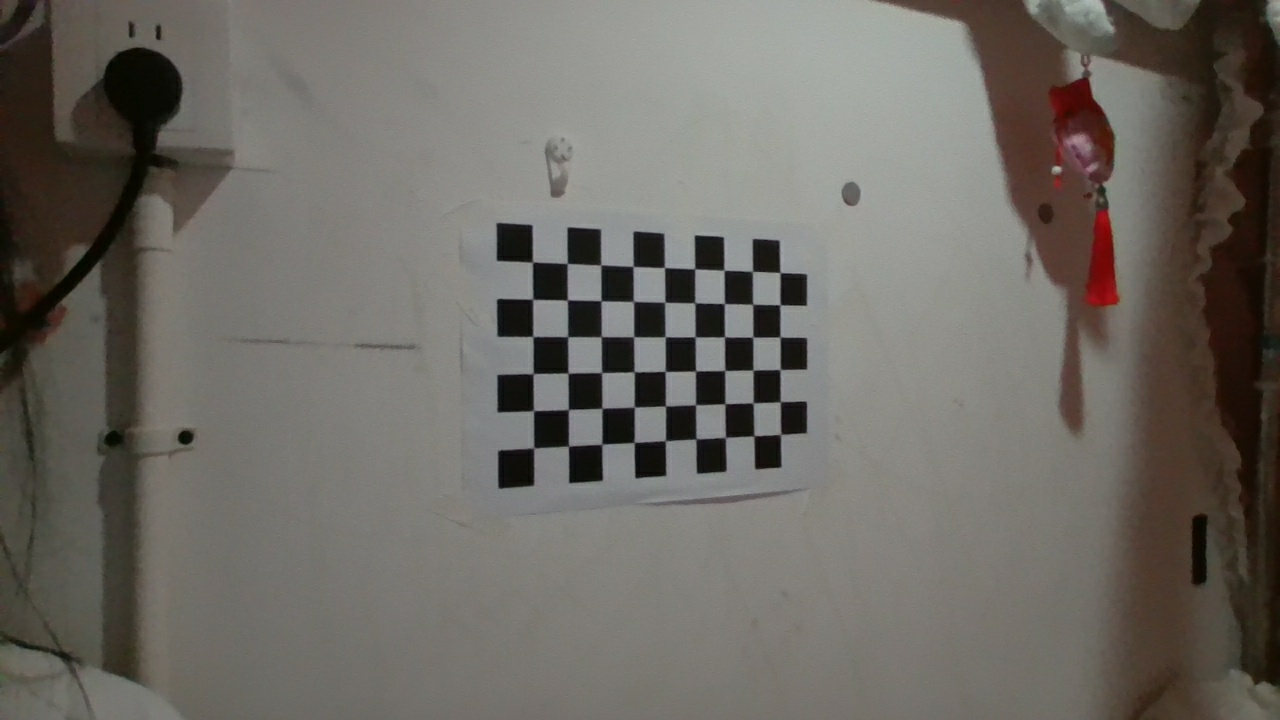
#> input picture solvepnp_pose/calibration_images/img_0.jpg, 1280 x 720 px; its folder holds only this picture in this run
$ python '一键标定计算内参.py'
#> lines starting #> are read from the running program, lines starting #| are printed output that depends on the picture; after the words box and inside, x2 and y2 are one past the last pixel; in counts of white or black regions, pixels touching at a corner belong together
import cv2
import numpy as np
import glob

# ==========================================
# ⚠️ 必须修改的参数 ⚠️
# ==========================================
# 1. 棋盘格的【内角点】数量。
# 比如你的棋盘格有 10 个方块宽，7 个方块高，那么内角点就是 (9, 6)
CHECKERBOARD = (9, 6)

# 2. 你刚才拿尺子量出来的一个黑色小方块的边长，单位：毫米 (mm)
SQUARE_SIZE = 25.0  # <--- 改成你的实际测量值！
# ==========================================

# 寻找亚像素角点的迭代终止条件
criteria = (cv2.TERM_CRITERIA_EPS + cv2.TERM_CRITERIA_MAX_ITER, 30, 0.001)

# 准备 3D 真实世界坐标点，如 (0,0,0), (25,0,0), (50,0,0) ...
objp = np.zeros((CHECKERBOARD[0] * CHECKERBOARD[1], 3), np.float32)
objp[:, :2] = np.mgrid[0:CHECKERBOARD[0], 0:CHECKERBOARD[1]].T.reshape(-1, 2)
objp = objp * SQUARE_SIZE

# 用来存储所有图片的 3D 坐标和 2D 坐标
objpoints = []  # 真实世界中的 3D 点
imgpoints = []  # 图像平面中的 2D 像素点

# 读取刚刚拍的所有照片
images = glob.glob('calibration_images/*.jpg')

if not images:
    print("❌ 没有找到照片，请先运行 capture_images.py 拍照！")
    exit()

print(f"正在分析 {len(images)} 张照片，请稍候...")

for fname in images:
    img = cv2.imread(fname)
#> img is the input picture: shape (720, 1280, 3); mean B, G, R 99.5, 105.6, 109.3
    gray = cv2.cvtColor(img, cv2.COLOR_BGR2GRAY)

    # 寻找棋盘格角点
    ret, corners = cv2.findChessboardCorners(gray, CHECKERBOARD, None)
#> ret = True; corners = 54 rows, first 8: [532.4, 262.3], [567.2, 263.3], [601, 264.8], [632.8, 266.1], [664.6, 267.4], [694.6, 268.8], [724.1, 270.1], [752.4, 271.1]

    # 如果找到了，就添加到数组里
    if ret:
        objpoints.append(objp)
        # 亚像素级优化，让坐标更精准
        corners2 = cv2.cornerSubPix(gray, corners, (11, 11), (-1, -1), criteria)
#> corners2 = 54 rows, first 8: [532.5, 262], [567.2, 263.5], [600.8, 264.8], [633.1, 266.4], [664.5, 267.5], [694.7, 268.9], [723.9, 270.2], [752.5, 271.4]
        imgpoints.append(corners2)

        # 可视化展示找点过程（可以注释掉）
        cv2.drawChessboardCorners(img, CHECKERBOARD, corners2, ret)
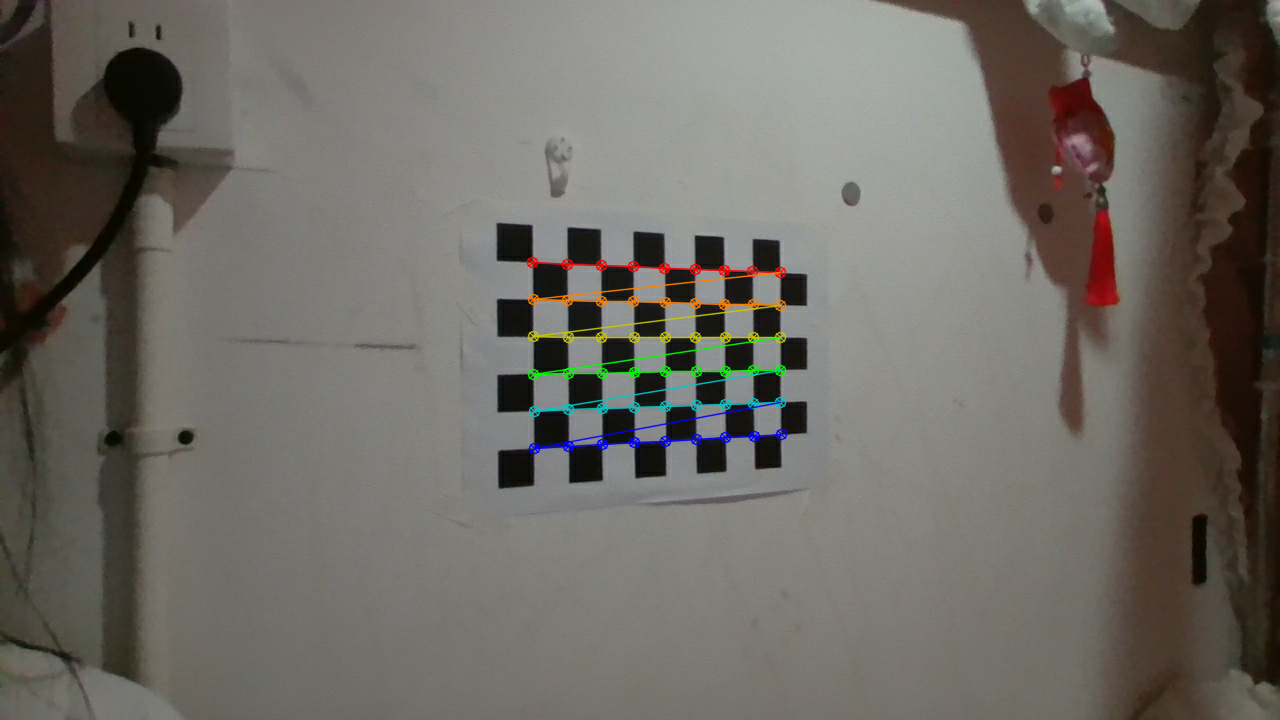
#> img: shape (720, 1280, 3); 1.33% of pixels changed, all inside (x1, y1, x2, y2) = (526, 256, 788, 455)
        cv2.imshow('Finding Corners...', img)
        cv2.waitKey(100)

cv2.destroyAllWindows()

if len(objpoints) < 5:
    print("❌ 有效照片太少，请确保照片里的棋盘格清晰完整，且内角点数量设置正确！")
    exit()
#> (the program exits here)

$ run again, on solvepnp_pose/calibration_images/img_12.jpg
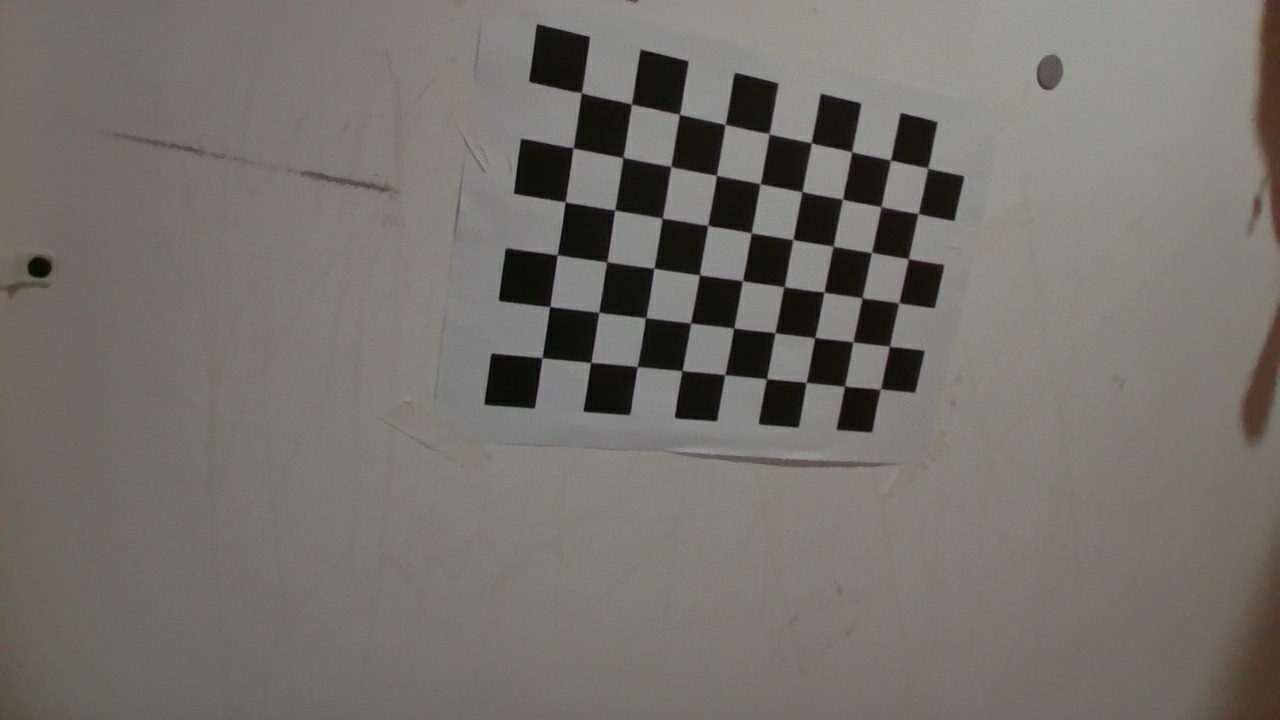
#> input picture solvepnp_pose/calibration_images/img_12.jpg, 1280 x 720 px
#> img is the input picture: shape (720, 1280, 3); mean B, G, R 107.3, 113.1, 116.8
#> ret = True; corners = 54 rows, first 8: [580.5, 93.65], [632.2, 105.6], [679.8, 114.1], [724.3, 123.8], [768.8, 133.9], [810.1, 142], [851.4, 151.9], [891.1, 160.6]
#> corners2 = 54 rows, first 8: [581.4, 92.74], [631.5, 104.1], [679.5, 114.4], [725.1, 124.4], [769.2, 133.7], [811.3, 142.8], [851.7, 151.7], [890.6, 160.2]
#> `cv2.drawChessboardCorners(img, CHECKERBOARD, corners2, ret)`:
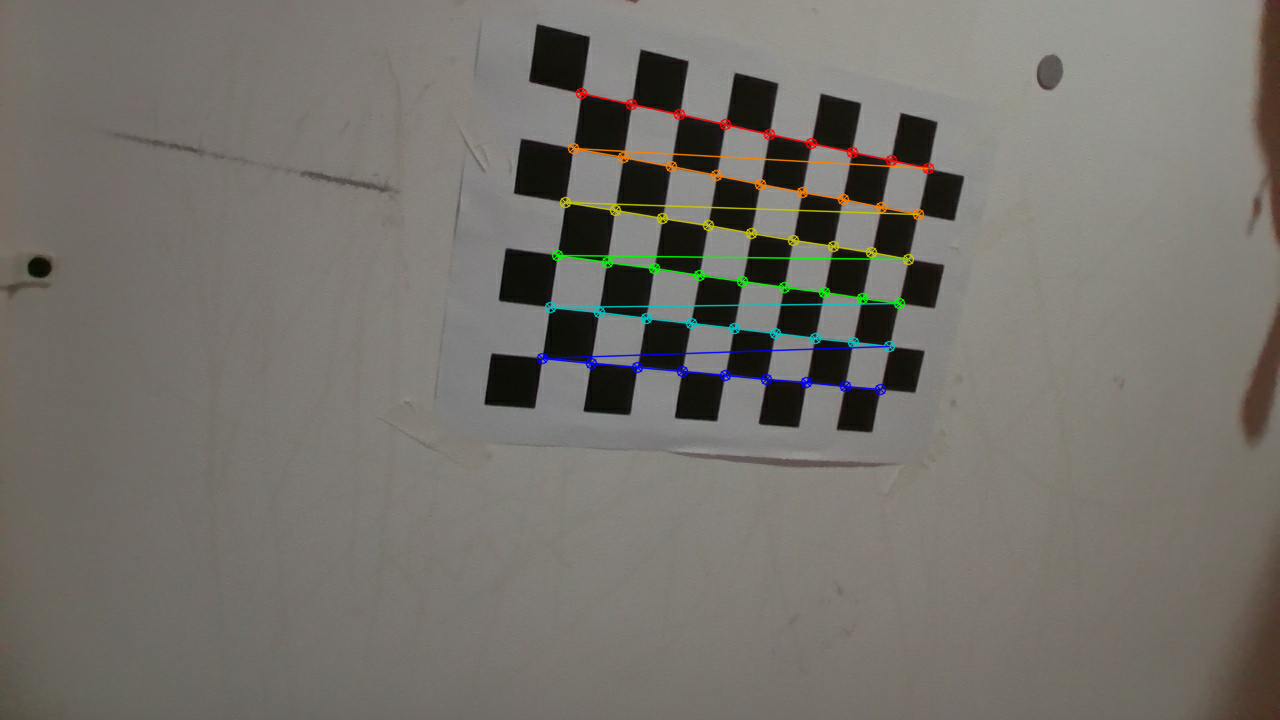
#> img: shape (720, 1280, 3); 1.7% of pixels changed, all inside (x1, y1, x2, y2) = (536, 87, 935, 396)

$ run again, on solvepnp_pose/calibration_images/img_13.jpg
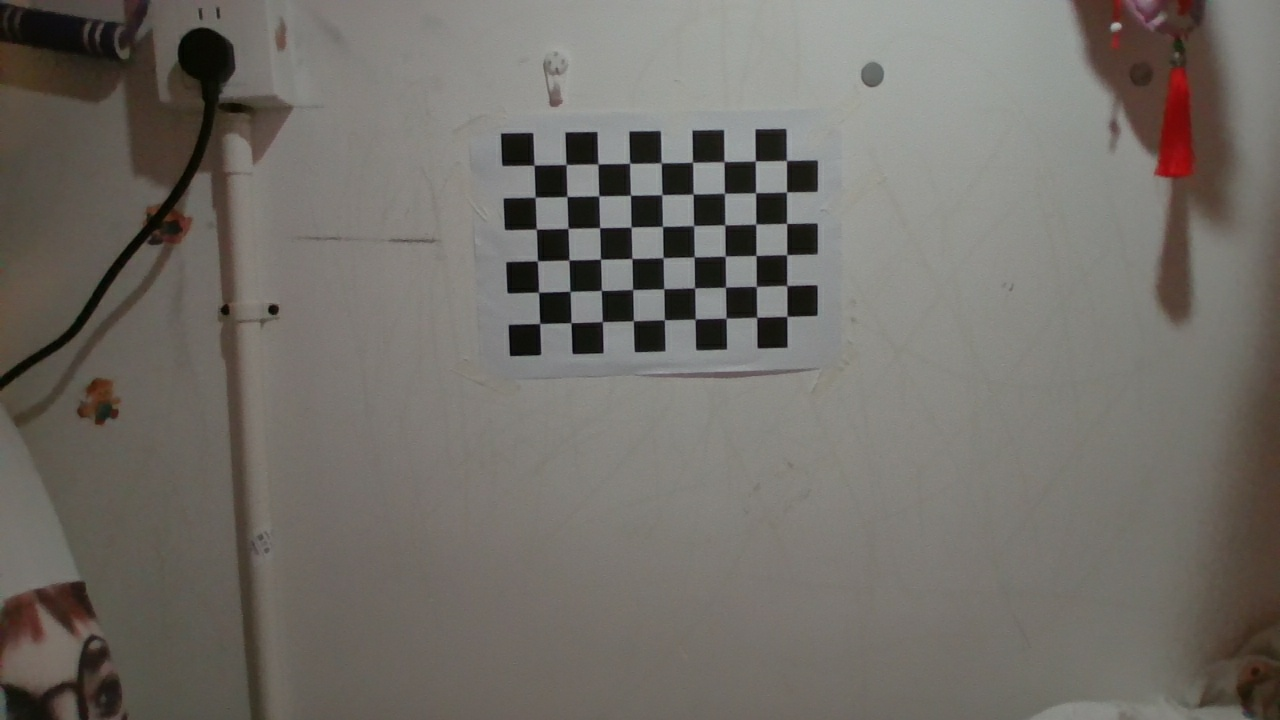
#> input picture solvepnp_pose/calibration_images/img_13.jpg, 1280 x 720 px
#> img is the input picture: shape (720, 1280, 3); mean B, G, R 103.6, 109.5, 113.5
#> ret = True; corners = 54 rows, first 8: [534.1, 165.2], [566.4, 164.5], [598, 164.1], [629.6, 163], [661.2, 162.9], [692.4, 162], [724.3, 161.6], [755.5, 160.9]
#> corners2 = 54 rows, first 8: [534.1, 165.1], [566.1, 164.5], [597.9, 163.9], [629.6, 163.3], [661.2, 162.8], [692.6, 162.3], [724, 161.6], [755.3, 160.9]
#> `cv2.drawChessboardCorners(img, CHECKERBOARD, corners2, ret)`:
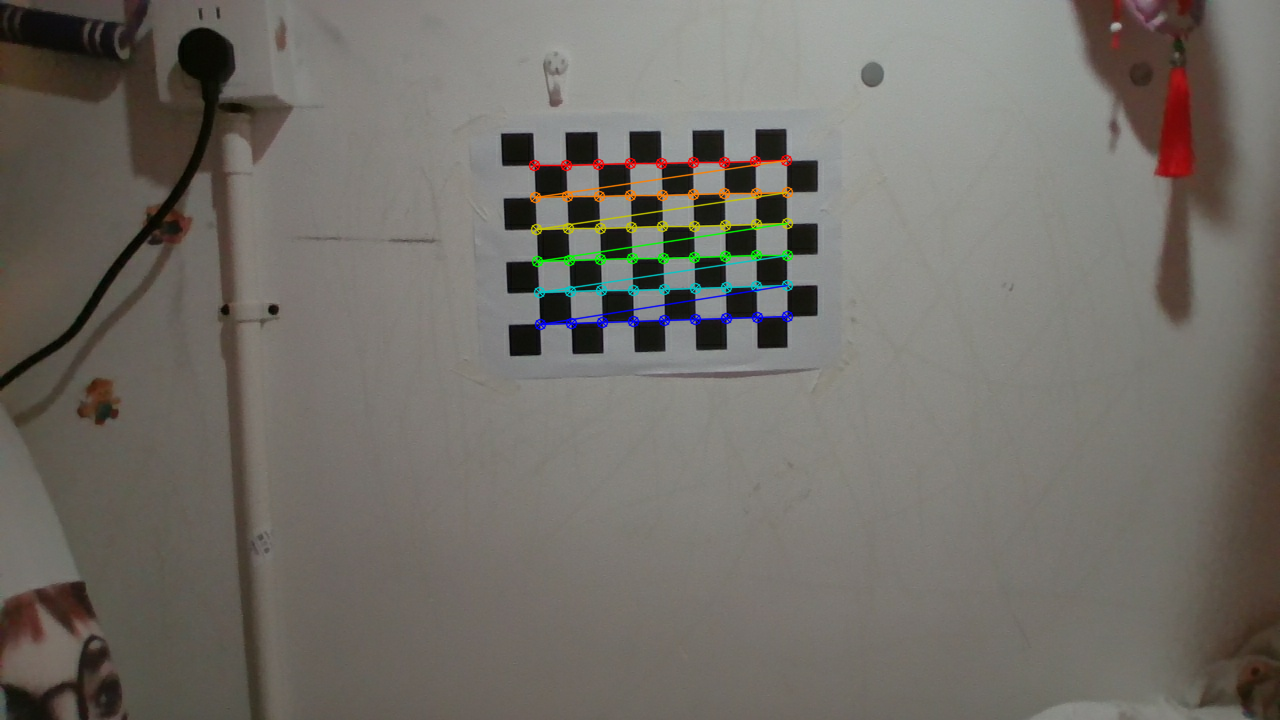
#> img: shape (720, 1280, 3); 1.33% of pixels changed, all inside (x1, y1, x2, y2) = (528, 154, 794, 331)

$ run again, on solvepnp_pose/calibration_images/img_14.jpg
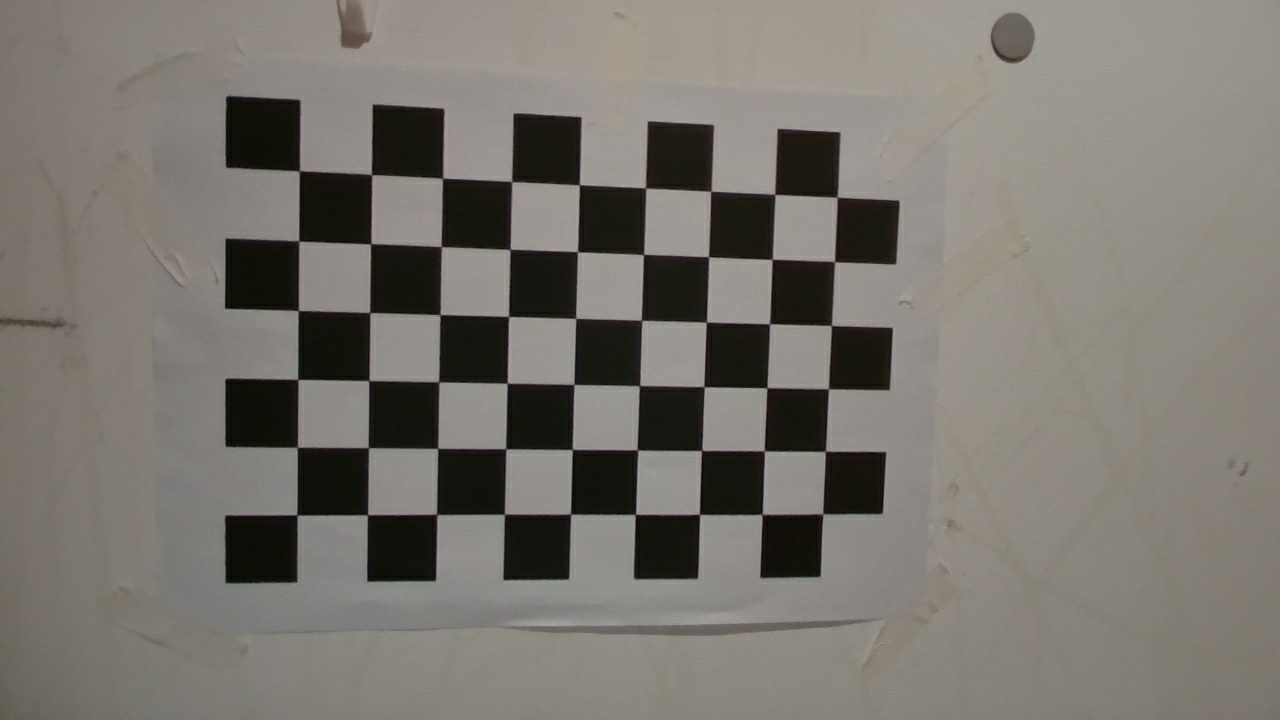
#> input picture solvepnp_pose/calibration_images/img_14.jpg, 1280 x 720 px
#> img is the input picture: shape (720, 1280, 3); mean B, G, R 110.2, 117.2, 120.9
#> ret = True; corners = 54 rows, first 8: [299, 171.5], [370.4, 173.1], [443.7, 176.8], [512.7, 182.5], [579, 185.2], [645.4, 188], [709.7, 191.8], [774.4, 193.5]
#> corners2 = 54 rows, first 8: [299.4, 170.8], [371.5, 174.6], [442.6, 178.2], [511.6, 181.6], [579.3, 184.8], [645.5, 187.9], [710.8, 191.2], [774.9, 194.4]
#> `cv2.drawChessboardCorners(img, CHECKERBOARD, corners2, ret)`:
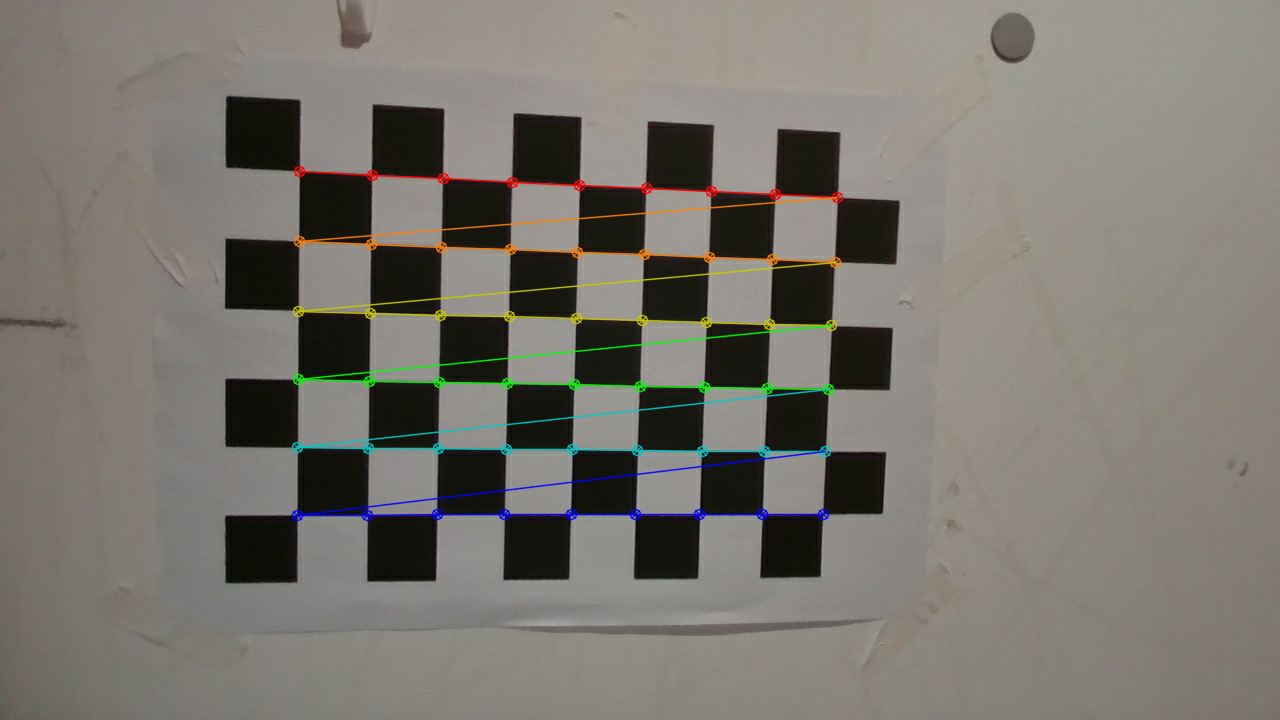
#> img: shape (720, 1280, 3); 2.38% of pixels changed, all inside (x1, y1, x2, y2) = (291, 165, 844, 522)

$ run again, on solvepnp_pose/calibration_images/img_1.jpg
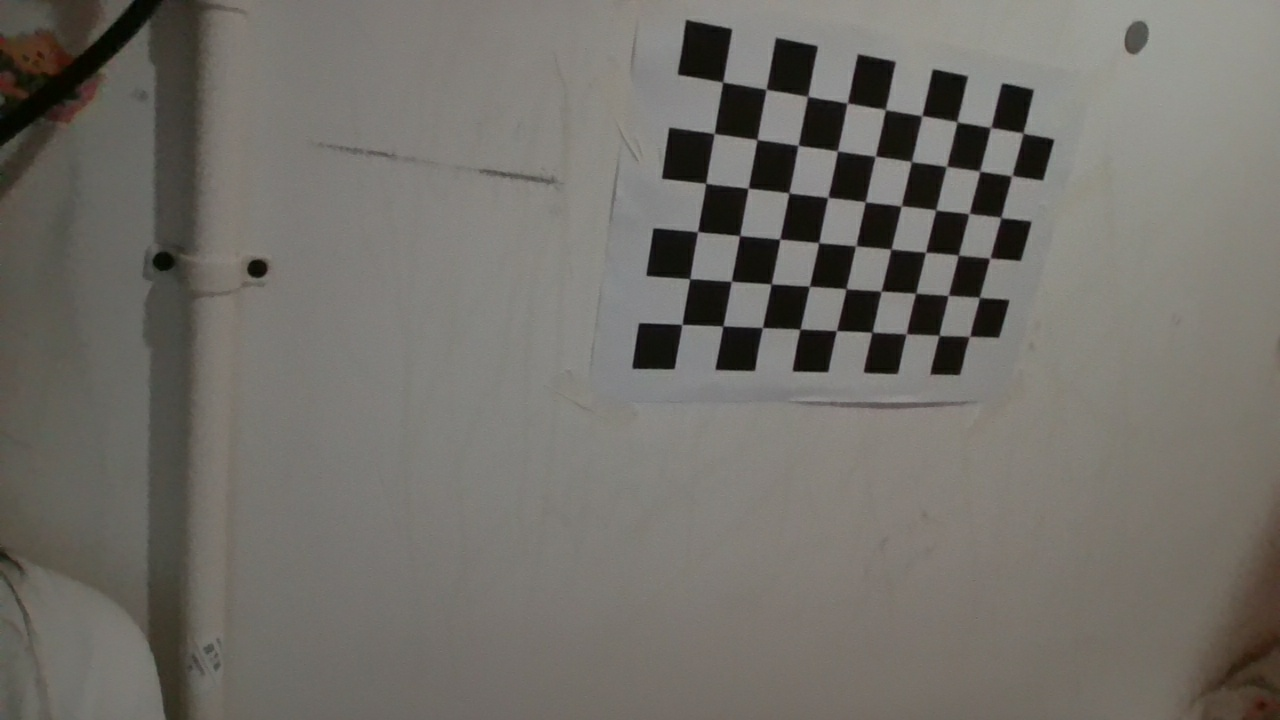
#> input picture solvepnp_pose/calibration_images/img_1.jpg, 1280 x 720 px
#> img is the input picture: shape (720, 1280, 3); mean B, G, R 104.8, 110.8, 113.7
#> ret = True; corners = 54 rows, first 8: [721.5, 82.98], [766.4, 89.83], [808.6, 95.04], [848.4, 104], [885.5, 109.6], [922.7, 116.5], [958.1, 120.4], [990.4, 127.5]
#> corners2 = 54 rows, first 8: [722.7, 82.01], [766.1, 89.32], [807.7, 96.29], [847.2, 103.1], [885.3, 109.5], [921.9, 115.6], [956.9, 121.8], [990.6, 127.5]
#> `cv2.drawChessboardCorners(img, CHECKERBOARD, corners2, ret)`:
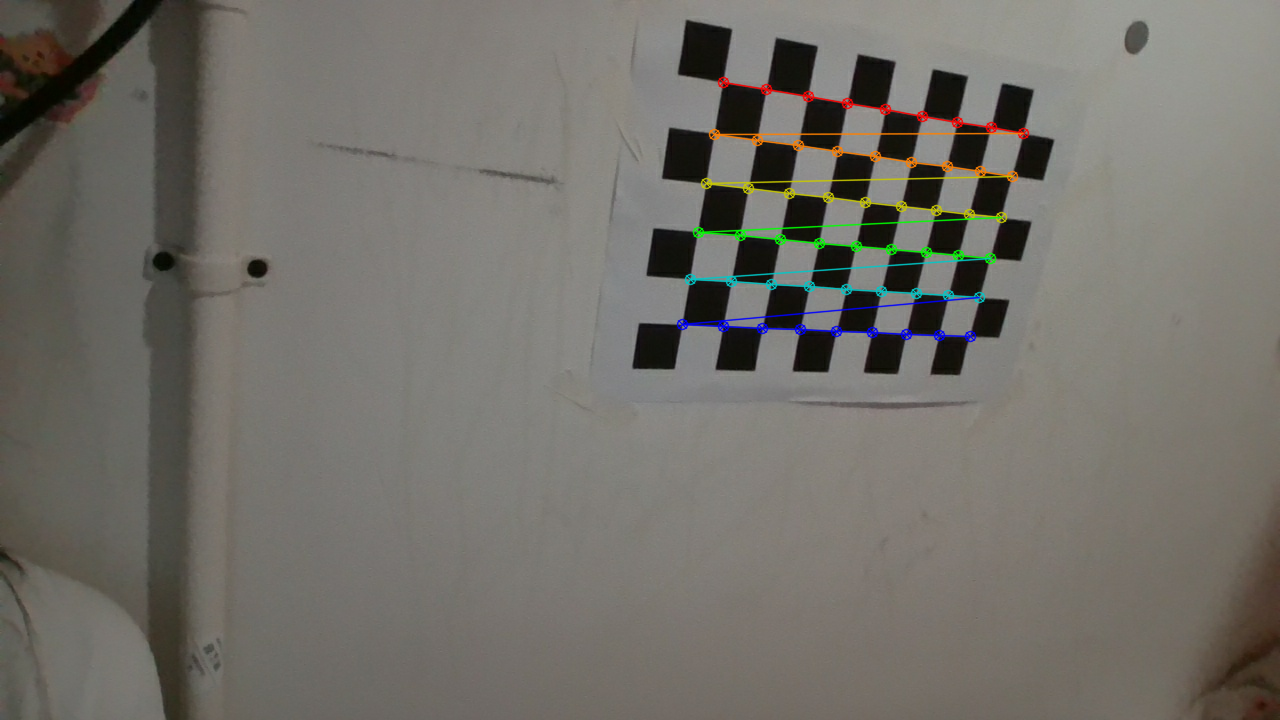
#> img: shape (720, 1280, 3); 1.52% of pixels changed, all inside (x1, y1, x2, y2) = (676, 76, 1030, 343)
